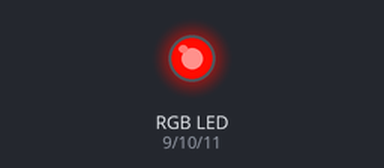
Simulated run of this sketch. Board: Arduino Uno, built with avr-gcc and run on an emulated ATmega328P. Shown: an RGB LED mixed from three pins (HIGH = lit).

Above: at 0.05 s.
At 0.7 s:
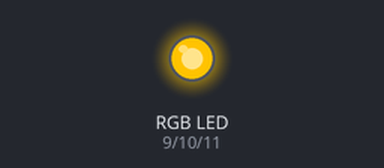
At 1.35 s:
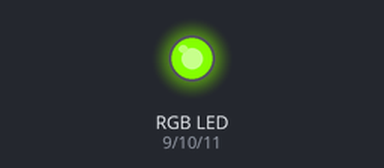
At 2.65 s:
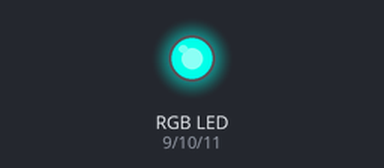
At 3.95 s:
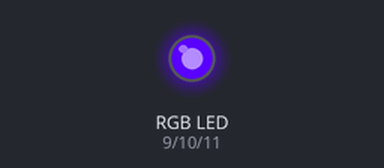
At 5.25 s:
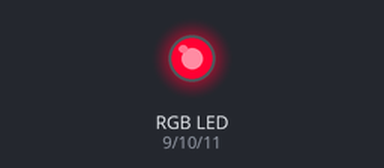
Timing chart, 0 to 7.1 s (numbered marks = the images above):
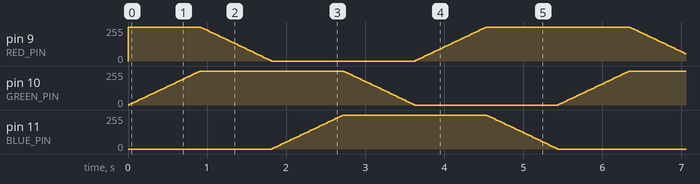

The sketch:

RGB.ino
```cpp
const int RED_PIN = 9;
const int GREEN_PIN = 10;
const int BLUE_PIN = 11;

int hue = 0; // 0-359

void setup() {
    pinMode(RED_PIN, OUTPUT);
    pinMode(GREEN_PIN, OUTPUT);
    pinMode(BLUE_PIN, OUTPUT);
}

void loop() {
    int r, g, b;
    hueToRGB(hue, r, g, b);

    analogWrite(RED_PIN, r);
    analogWrite(GREEN_PIN, g);
    analogWrite(BLUE_PIN, b);

    hue = (hue + 1) % 360;
    delay(15);
}

// Converts a hue (0-359, full saturation/brightness) to 0-255 RGB values.
void hueToRGB(int h, int &r, int &g, int &b) {
    int region = h / 60;
    int remainder = (h % 60) * 255 / 60;

    switch (region) {
        case 0: r = 255; g = remainder; b = 0; break;
        case 1: r = 255 - remainder; g = 255; b = 0; break;
        case 2: r = 0; g = 255; b = remainder; break;
        case 3: r = 0; g = 255 - remainder; b = 255; break;
        case 4: r = remainder; g = 0; b = 255; break;
        default: r = 255; g = 0; b = 255 - remainder; break;
    }
}
```
